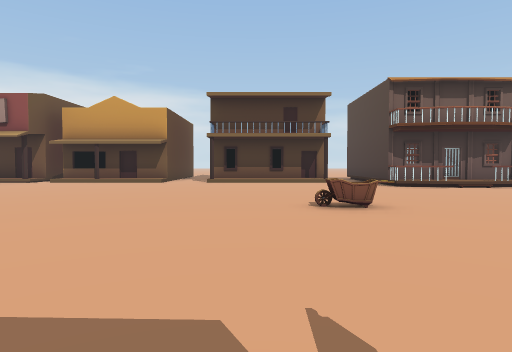
[1] (above)

19 first-person views from a walk through a scene from a Unity 3-D project. The camera is 1.4 m above the floor, tilts 2° down and sees 75° across. The floor is counted in squares, 2 m on a side. Each view is taken from the middle of a square. On the plan, view 1 faces up. The plan holds only what a view shows up to about 10 squares ahead; the rest is blank. The place goes on beyond the plan.

[2]
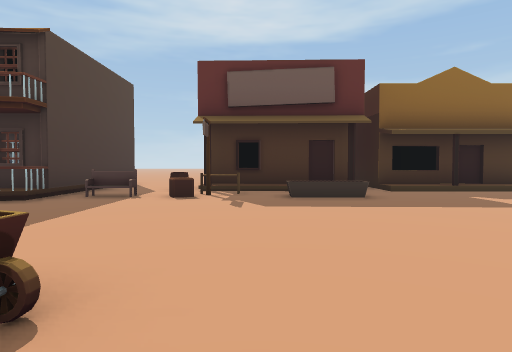

[3]
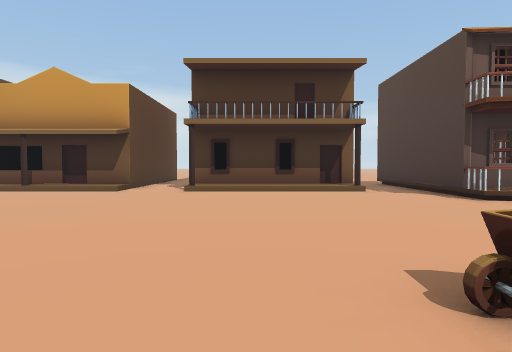

[4]
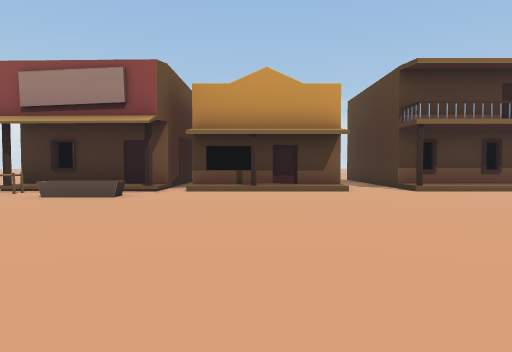

[5]
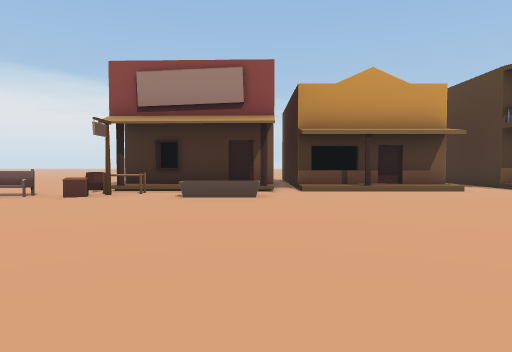

[6]
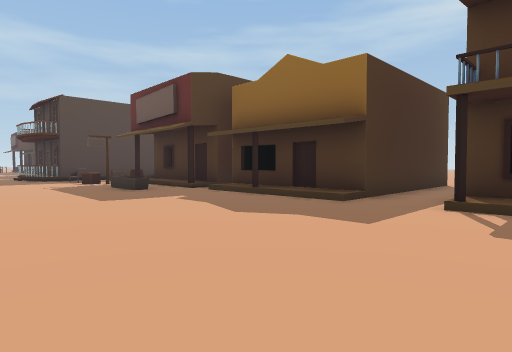

[7]
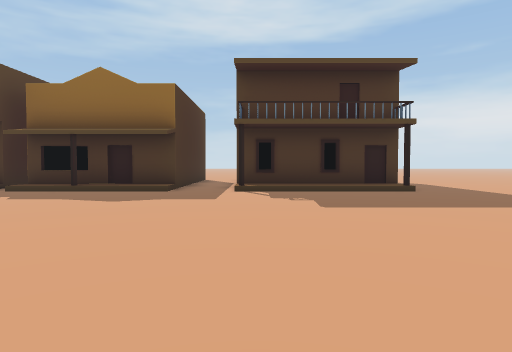

[8]
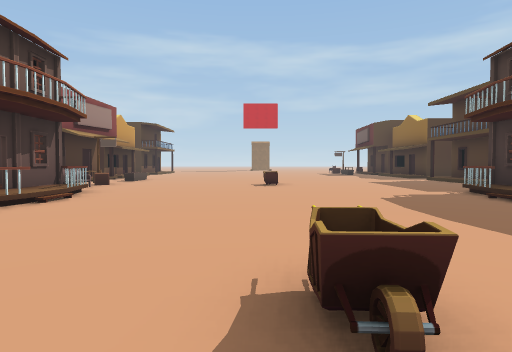

[9]
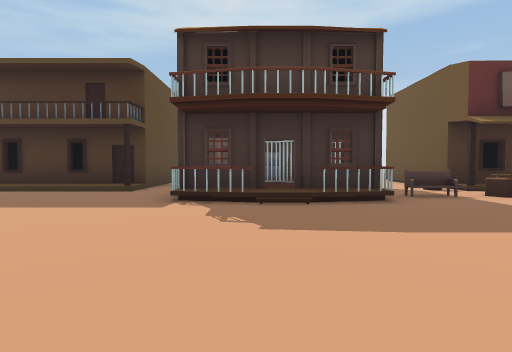

[10]
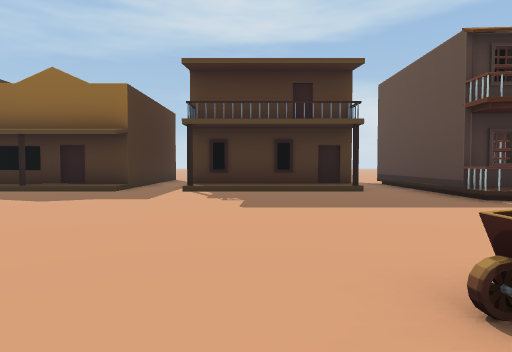

[11]
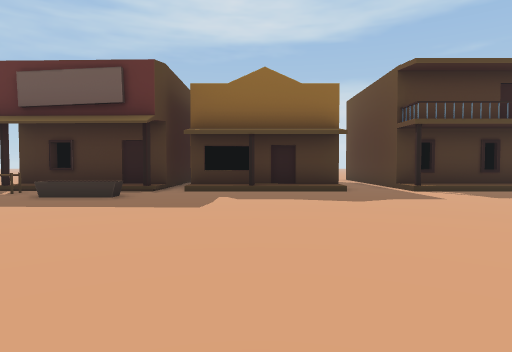

[12]
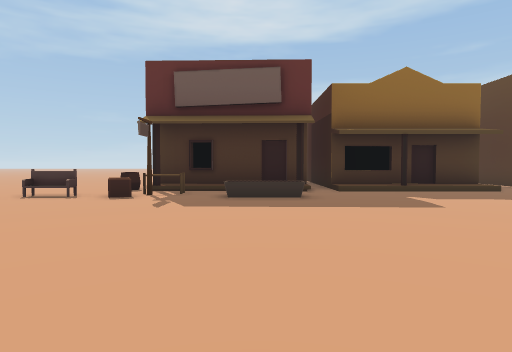

[13]
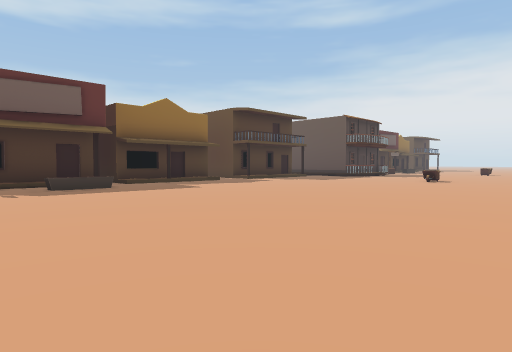

[14]
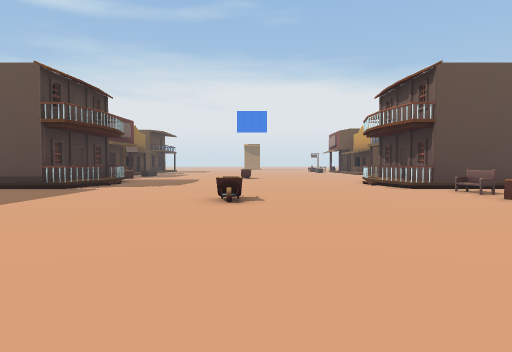

[15]
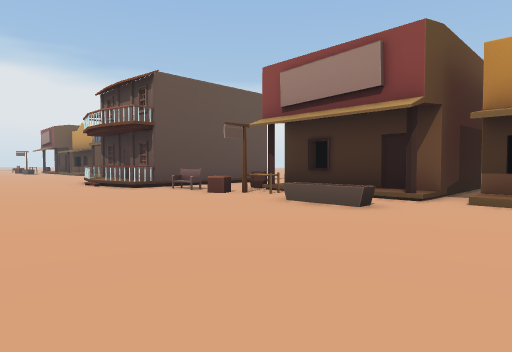

[16]
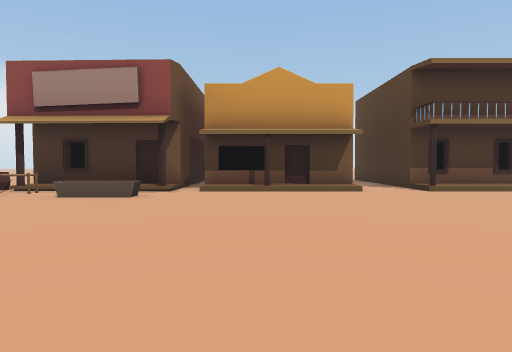

[17]
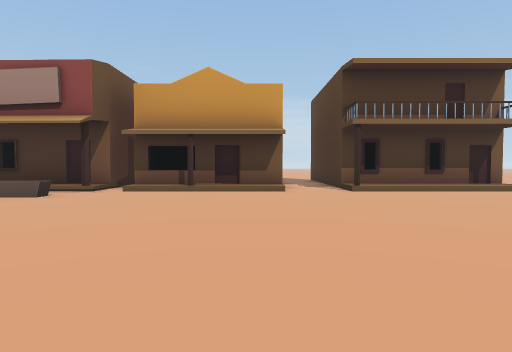

[18]
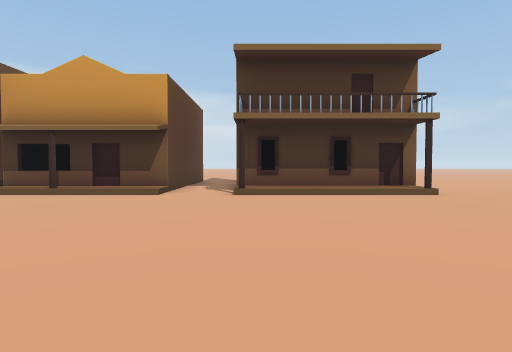

[19]
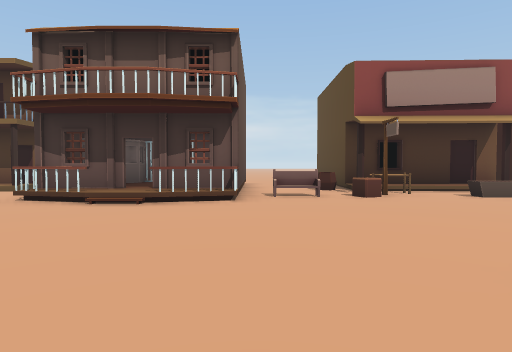

### Floor plan
Key: @ floor where view 1 was taken; # wall or solid block; x gap in a wall; . main floor; : floor 0.25 m higher than the main floor; / step, stairs or slope; = window, fence, low wall or low ledge; ^ raised ledge; O other object.
Columns run from 14 left of view 1 to 27 right of it. Each row starts with its distance up from view 1.
 17                               #
 16                               #
 15                               #    #
 14  ##########.######.##  #..################
 13 .#:: //::::..::::..#####.=#:::.::::..::::#
 12 ..=. ..............#=  #..=...............
 11 x^..==.............#####==..==............
 10 ...................####...................
  9  ........................................
  8   .......................................
  7   .......................................
  6    ............OO........................
  5   ..............O........OO.............
  4  ........  ..............................
  3  ........................................
  2 ..........................................
  1 ...................####...................
  0 ............==@.==x####.............==..^x
 -1 ...............=...#  ##............. .=..
 -2 #::::..::::/ ::#=..######::::..::::// ::#=
 -3 ################ ..###########.##########
 -4       #
 -5       #
 -6       #
 -7       #

Where each view was taken, in squares from view 1:
view 1: 0 up, 0 right, facing up
view 2: 7 up, 0 right, facing down
view 3: 4 up, 0 right, facing up
view 4: 4 up, 6 left, facing up
view 5: 4 up, 9 left, facing up
view 6: 4 up, 11 left, facing down-right
view 7: 7 up, 10 left, facing down
view 8: 6 up, 0 right, facing right
view 9: 7 up, 7 right, facing down
view 10: 7 up, 13 right, facing down
view 11: 7 up, 19 right, facing down
view 12: 7 up, 23 right, facing down
view 13: 10 up, 26 right, facing down-left
view 14: 6 up, 18 right, facing left
view 15: 6 up, 18 right, facing up-left
view 16: 4 up, 18 right, facing up
view 17: 4 up, 20 right, facing up
view 18: 5 up, 23 right, facing up
view 19: 4 up, 9 right, facing up
